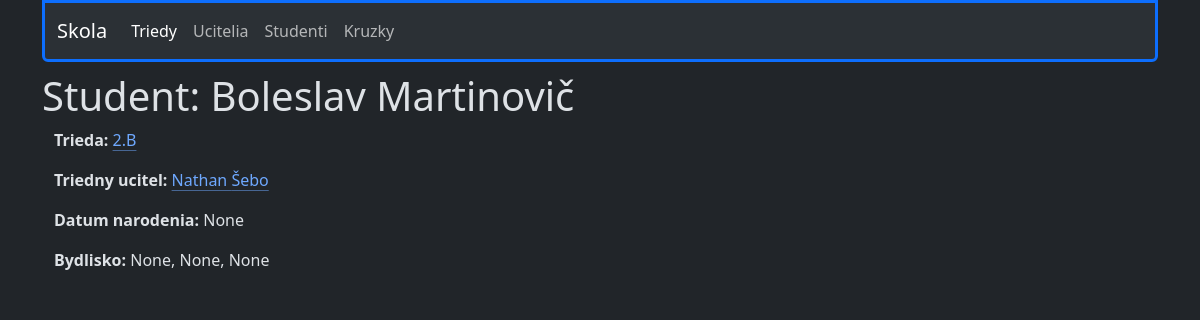
The page /skola/studenti/109/ on the database its author committed.
### skola/models.py (models this page shows, shortened)
class Student(models.Model):
    meno = models.CharField(max_length=20)
    priezvisko = models.CharField(max_length=20)
    trieda = models.ForeignKey(Trieda, on_delete=models.SET_NULL, null=True, blank=True)
    kruzok = models.ManyToManyField(Kruzok, blank=True)
    ulica = models.CharField(max_length=30, null=True)
    psc = models.CharField(max_length=6, null=True)
    obec = models.CharField(max_length=40, null=True)
    datum_narodenia = models.DateField(null=True, blank=True)
    class Meta:
        verbose_name = "Student"
        verbose_name_plural = "Studenti"
        ordering = ['priezvisko']

class Trieda(models.Model):
    nazov = models.CharField(max_length=10)
    def __str__(self):
        return f'{self.nazov}'
    class Meta:
        verbose_name = "Trieda"
        verbose_name_plural = "Triedy"
        ordering = ['nazov']

class Ucitel(models.Model):
    titul = models.CharField(max_length=20)
    meno = models.CharField(max_length=20)
    priezvisko = models.CharField(max_length=20)
    trieda = models.ForeignKey(Trieda, on_delete=models.SET_NULL, null=True, blank=True)
    ulica = models.CharField(max_length=30, null=True)
    psc = models.CharField(max_length=6, null=True)
    obec = models.CharField(max_length=40, null=True)
    datum_narodenia = models.DateField(null=True, blank=True)
    class Meta:
        verbose_name = "Ucitel"
        verbose_name_plural = "Ucitelia"
        ordering = ['priezvisko']

### skola/views.py (the view)
# urls.py: path("studenti/<student>/", views.student_detail, name='student'),
def student_detail(request, student):
    student = Student.objects.get(id=student)
    trieda = Trieda.objects.get(nazov=student.trieda)
    triedny_ucitel = Ucitel.objects.get(trieda=trieda.id)
    kruzok = Kruzok.objects.filter(student=student)
    return render(request, 'skola/student_detail.html', {'student': student, 'trieda': trieda, 'triedny_ucitel': triedny_ucitel, 'kruzky':kruzok})

### skola/templates/skola/student_detail.html (shortened to what this page needs)
{% extends "base.html" %}
{% block content %}
<header>
    {% if student %}
    <h1>Student: {{student.meno}} {{student.priezvisko}}</h1>
    {% endif %}
</header>
<div class="container">
    {%if trieda%}
    <p> <strong>Trieda: </strong> <a href="{% url 'trieda' trieda=trieda %}" class="link-offset-2 link-underline link-underline-opacity-50">{{trieda}}</a> </p>
    {%endif%}
    {%if triedny_ucitel%}
    <p> <strong>Triedny ucitel: </strong> <a href="{% url 'ucitel' ucitel=triedny_ucitel.id %}" class="link-offset-2 link-underline link-underline-opacity-50">{{triedny_ucitel.titul}} {{triedny_ucitel.meno}} {{triedny_ucitel.priezvisko}}</a> </p>
    {%endif%}
    {%if student %}
    <p><strong> Datum narodenia: </strong> {{student.datum_narodenia}} </p>
    {%endif%}
    {%if student %}
    <p><strong> Bydlisko: </strong> {{student.ulica}}, {{student.psc}}, {{student.obec}} </p>
    {%endif%}
</div>
{% endblock content %}

### rows shown on the page
Student: meno "Boleslav", priezvisko "Martinovič", datum_narodenia "None", ulica "None", psc "None", obec "None"
Trieda: nazov "2.B"
Ucitel: meno "Nathan", priezvisko "Šebo"
